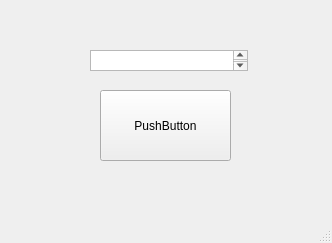
<?xml version="1.0" encoding="UTF-8"?>
<ui version="4.0">
 <class>SegundaVentana</class>
 <widget class="QMainWindow" name="SegundaVentana">
  <property name="geometry">
   <rect>
    <x>0</x>
    <y>0</y>
    <width>332</width>
    <height>243</height>
   </rect>
  </property>
  <property name="windowTitle">
   <string>SegundaVentana</string>
  </property>
  <widget class="QWidget" name="centralwidget">
   <widget class="QPlainTextEdit" name="plainTextEdit">
    <property name="geometry">
     <rect>
      <x>90</x>
      <y>50</y>
      <width>158</width>
      <height>21</height>
     </rect>
    </property>
    <property name="sizePolicy">
     <sizepolicy hsizetype="Expanding" vsizetype="Fixed">
      <horstretch>0</horstretch>
      <verstretch>0</verstretch>
     </sizepolicy>
    </property>
    <property name="acceptDrops">
     <bool>true</bool>
    </property>
    <property name="inputMethodHints">
     <set>Qt::ImhNone</set>
    </property>
   </widget>
   <widget class="QPushButton" name="pushButton2">
    <property name="geometry">
     <rect>
      <x>100</x>
      <y>90</y>
      <width>131</width>
      <height>71</height>
     </rect>
    </property>
    <property name="text">
     <string>PushButton</string>
    </property>
   </widget>
  </widget>
  <widget class="QMenuBar" name="menubar">
   <property name="geometry">
    <rect>
     <x>0</x>
     <y>0</y>
     <width>332</width>
     <height>21</height>
    </rect>
   </property>
  </widget>
  <widget class="QStatusBar" name="statusbar"/>
 </widget>
 <resources/>
 <connections/>
</ui>
